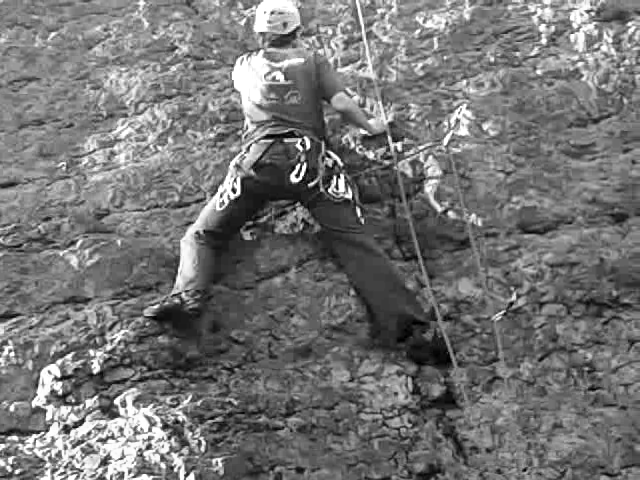
#> input picture deepmatching/climb1.png, 640 x 480 px
$ python deepmatching_wrapper.py
#> lines starting #> are read from the running program, lines starting #| are printed output that depends on the picture
import subprocess
import cv2
import setting
import numpy as np
import secrets
import os
from pathlib import Path


def rgb_inverse_color(image):
    height, width, _ = image.shape
    img2 = image.copy()

    for i in range(height):
        for j in range(width):
            img2[i, j] = (255 - image[i, j][0], 255 - image[i, j][1], 255 - image[i, j][2])
            # img2[i,j] = (255-image[i,j])
    return img2


def imresizecrop(path, max_size=200, matching_canny=False, min_ratio=0.25, inverse=False, blur=False):
#> called with max_size = 200, matching_canny = False, min_ratio = 0.25, inverse = False, blur = False
    src = cv2.imread(str(path))
#> src is the input picture: shape (480, 640, 3); min 0, max 255, mean 116.3

    (h, w, c) = src.shape
#> h = 480; w = 640; c = 3

    if h > w:
        height = max_size
        ratio = src.shape[0] * 1.0 / height

        if w / h < min_ratio:
            width = int(height * min_ratio)
        else:
            width = int(src.shape[1] * 1.0 / ratio)

        temp_image = cv2.resize(src, (width, height))
    else:
        width = max_size
        ratio = src.shape[1] * 1.0 / width
#> ratio = 3.2

        if h / w < min_ratio:
            height = int(width * min_ratio)
        else:
            height = int(src.shape[0] * 1.0 / ratio)
#> height = 150

        temp_image = cv2.resize(src, (width, height))
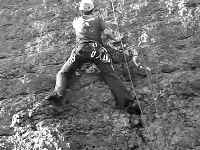
#> temp_image: shape (150, 200, 3); min 0, max 255, mean 116.3

    name = secrets.token_hex(16) + ".jpg"

    if matching_canny:
        temp_image = cv2.Canny(temp_image, 50, 100)

    if inverse:
        temp_image = rgb_inverse_color(temp_image)

    if blur:
        temp_image = cv2.GaussianBlur(temp_image, (5, 5), 0)

    cv2.imwrite(str(Path("temp/%s" % name)), temp_image)
    return name, width, height, temp_image


def match(img1_path, img2_path, inverse=False, maxsize=200):
    name1, name2 = "", ""
    try:

        name1, qw, qh, img1 = imresizecrop(img1_path, max_size=setting.MAX_WIDTH)
#> name1 = '460e833a92997f78778f9feb01ff089b.jpg'; qw = 200; qh = 150
        name2, tw, th, img2 = imresizecrop(img2_path, max_size=setting.MAX_WIDTH)
#> call 2 of imresizecrop, with max_size = 200, matching_canny = False, min_ratio = 0.25, inverse = False, blur = False
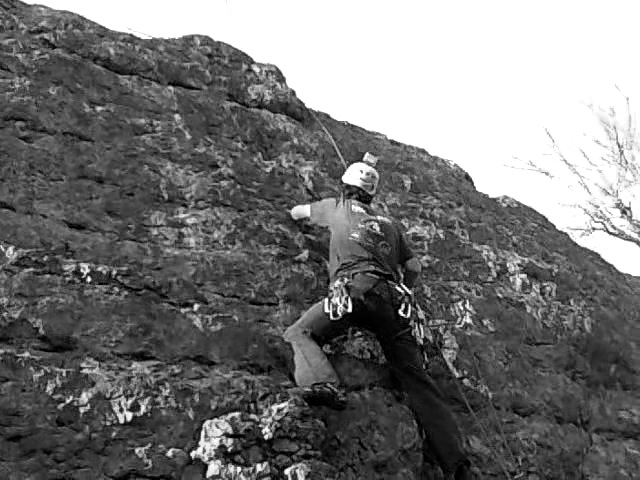
#> input picture deepmatching/climb2.png, 640 x 480 px
#> in imresizecrop, src is the input picture: shape (480, 640, 3); min 0, max 255, mean 117.9
#> in imresizecrop (call 2), `temp_image = cv2.resize(src, (width, height))`:
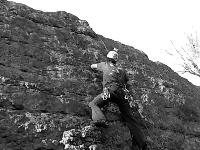
#> temp_image: shape (150, 200, 3); min 0, max 255, mean 117.8
#> name2 = 'f89f3a854aa093f4ce8e2fd8b9c712b5.jpg'; tw = 200; th = 150
        name3, tw, th, img3 = imresizecrop(img2_path, max_size=setting.MAX_WIDTH, inverse=True)
#> after the loop in rgb_inverse_color, `for i in range(height):`:
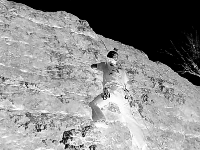
#> img2: shape (150, 200, 3); min 0, max 255, mean 137.2
#> name3 = '83b9e5c133b044dee3daea3e172d034e.jpg'

        res1 = subprocess.run(
            [str(Path("deepmatching/deepmatching-static")), str(Path("temp/%s" % name1)), str(Path("temp/%s" % name2)), "-nt", str(setting.CPU_CORE)],
            stdout=subprocess.PIPE)

        res2 = subprocess.run(
            [str(Path("deepmatching/deepmatching-static")), str(Path("temp/%s" % name1)), str(Path("temp/%s" % name3)),
             "-nt", str(setting.CPU_CORE)],
            stdout=subprocess.PIPE)

        os.remove(Path("temp/%s" % name1))
        os.remove(Path("temp/%s" % name2))
        os.remove(Path("temp/%s" % name3))

        result = []

        rows1 = res1.stdout.decode("utf-8").split("\n")
        rows2 = res2.stdout.decode("utf-8").split("\n")

        if len(rows1) > len(rows2):
            rows = rows1
        else:
            rows = rows2

        for row in rows:
            v = row.split()

            if len(v) == 6:
                result.append([int(v[0]), int(v[1]), int(v[2]), int(v[3]), float(v[4]), int(v[5])])

        return result, name1, name2, qw, qh, tw, th, img1, img2

    except Exception as err:
        print("Exception", err)
        return [], name1, name2, 0, 0, 0, 0, [], []


def parse_matches(matches):
    M = []
    for i, match in enumerate(matches):
        if i % 4 == 0:
            M.append(match)
    return M


def draw(src1, src2, matches, path=None):
    import random


    width_offset = src1.shape[1]

    height = max(src1.shape[0], src2.shape[0])
    width = src1.shape[1] + src2.shape[1]
    output = np.zeros((height + height, width, 3), dtype=np.uint8)
    output[0:src1.shape[0], 0:src1.shape[1]] = src1
    output[0:src2.shape[0], src1.shape[1]:] = src2[:]

    output[height:height + src1.shape[0], 0:src1.shape[1]] = src1
    output[height:height + src2.shape[0], src1.shape[1]:] = src2[:]

    random.seed(444)
    r = lambda: random.randint(0, 255)

    for match in matches:
        color = (r(), r(), r())

        cv2.line(output, tuple(map(int, (match[0], height + match[1]))),
                 tuple(map(int, (width_offset + match[2], height + match[3]))),
                 color)
        cv2.circle(output, tuple(map(int, (match[0], height + match[1]))), 1, color, 2)
        cv2.circle(output, tuple(map(int, (width_offset + match[2], height + match[3]))), 1, color, 2)

    cv2.imwrite(str(path), output)

def matching_test():
    path1 = Path("deepmatching/climb1.png")
    path2 = Path("deepmatching/climb2.png")

    matches, name1, name2, qw, qh, tw, th, img1, img2 = match(path1, path2, inverse=True)

    src_pts = np.float32([[m[0], m[1]] for m in matches])
    dst_pts = np.float32([[m[2], m[3]] for m in matches])

    M, mask = cv2.findHomography(src_pts, dst_pts, cv2.RANSAC, setting.RANSAC_THRESHOLD)
    i = 0
    inliear = []
    for index, m in enumerate(mask):
        if np.isclose(m, 1):
            i += 1
            inliear.append(matches[index])

    path = Path("temp/test.jpg")
    draw(img1, img2, inliear, path)
    print("matches", len(matches))
    print("inliear", i)


if __name__ == "__main__":
    matching_test()
#> (the call stopped at in match, `res1 = subprocess.run( [str(Path("deepmatching/deepmatching-static")),..`: subprocess is not available in this run)
